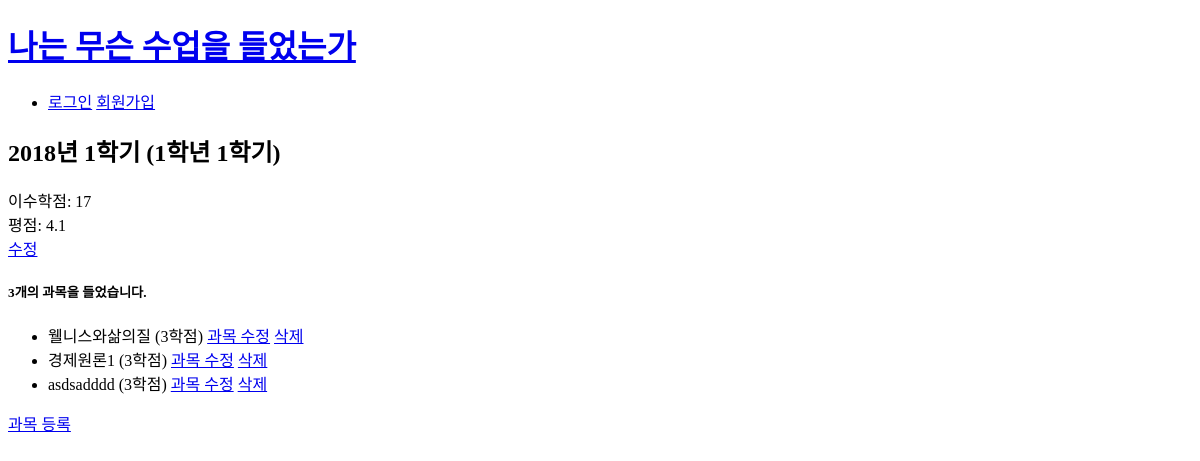
Before: /sju/read/1/ with the older database file.
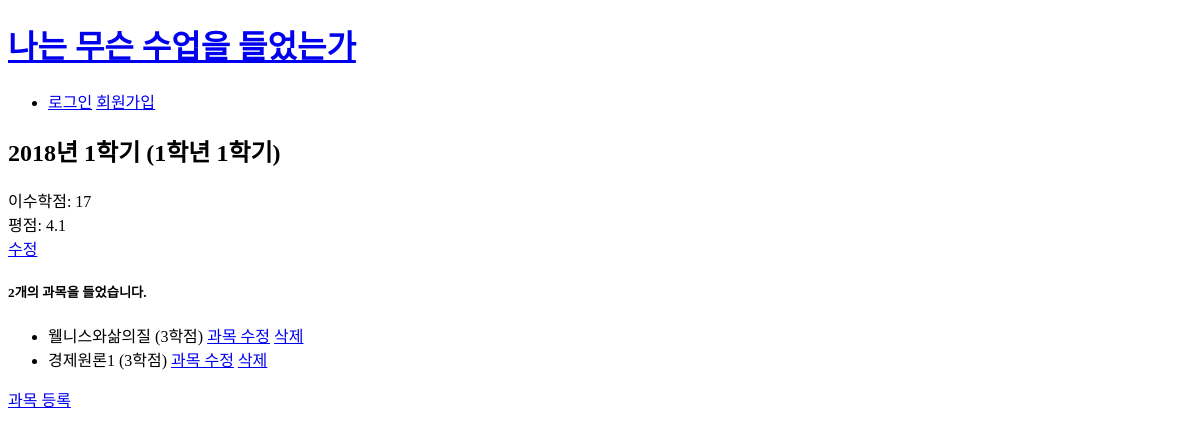
After: the same page with the newer database file.
### sju/models.py (models this page shows, shortened)
class Semester(models.Model):
    table = models.CharField(max_length=200)                                # 시간표 이름
    credits = models.IntegerField(default=0)                                         # 이수 단위
    grade = models.FloatField(default=0.00)                                             # 학점 평점
    create_at = models.DateTimeField()                                      # create 시간
    update_at = models.DateTimeField(null=True, blank=True)                 # update 시간

class Subjects(models.Model):
    semester = models.ForeignKey(Semester, on_delete=models.CASCADE)        # 과목에 연결할 semester model
    name = models.CharField(max_length=200)                                 # 과목 이름
    credit = models.IntegerField(default=0)                                          # 과목의 이수 인정 학점
    create_at = models.DateTimeField()                                      # create 시간
    update_at = models.DateTimeField(null=True, blank=True)                 # update 시간

### sju/views.py (the view)
# urls.py: path('read/<int:sem_id>/', views.read, name='read'),
def read(request, sem_id):
    sem = get_object_or_404(Semester, pk=sem_id)
    context = {'sem': sem}
    return render(request, 'sju/semester_read.html', context)

### templates/sju/semester_read.html
{% extends 'base.html' %}
{% block content %}
<h2>{{sem.table}}</h2>
<div>
    이수학점: {{sem.credits}}
</div>
<div>
    평점: {{sem.grade}}
</div>
<div>
        <a href="{% url 'sju:semester_update' sem.id %}">수정</a>
</div>
<h5>{{sem.subjects_set.count}}개의 과목을 들었습니다.</h5>
<div>
    <ul>
        {% for sub in sem.subjects_set.all %}
        <li>
            {{ sub.name }} ({{sub.credit}}학점)
            <a href="{% url 'sju:subject_update' sub.id %}">과목 수정</a>
            <a href="{% url 'sju:subject_delete' sub.id %}">삭제</a>
        </li>
        {% endfor %}
    </ul>
</div>
<div>
    <a href="{% url 'sju:subject_create' sem.id %}">과목 등록</a>
</div>
{% endblock %}

Changed rows visible on the page:
removed Subjects: name "asdsadddd", credit "3"
computed for Semester "2018년 1학기 (1학년 1학기)": subjects_set.count "3" → "2"
